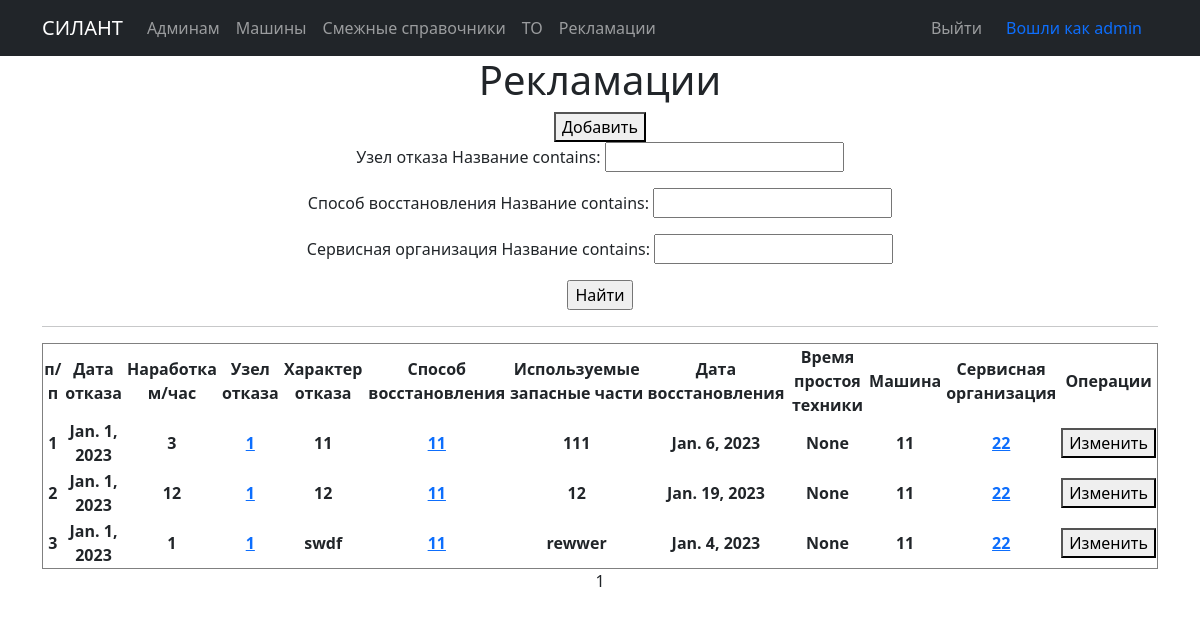
Before: /cars/сomplaints/ (signed in) with the older database file.
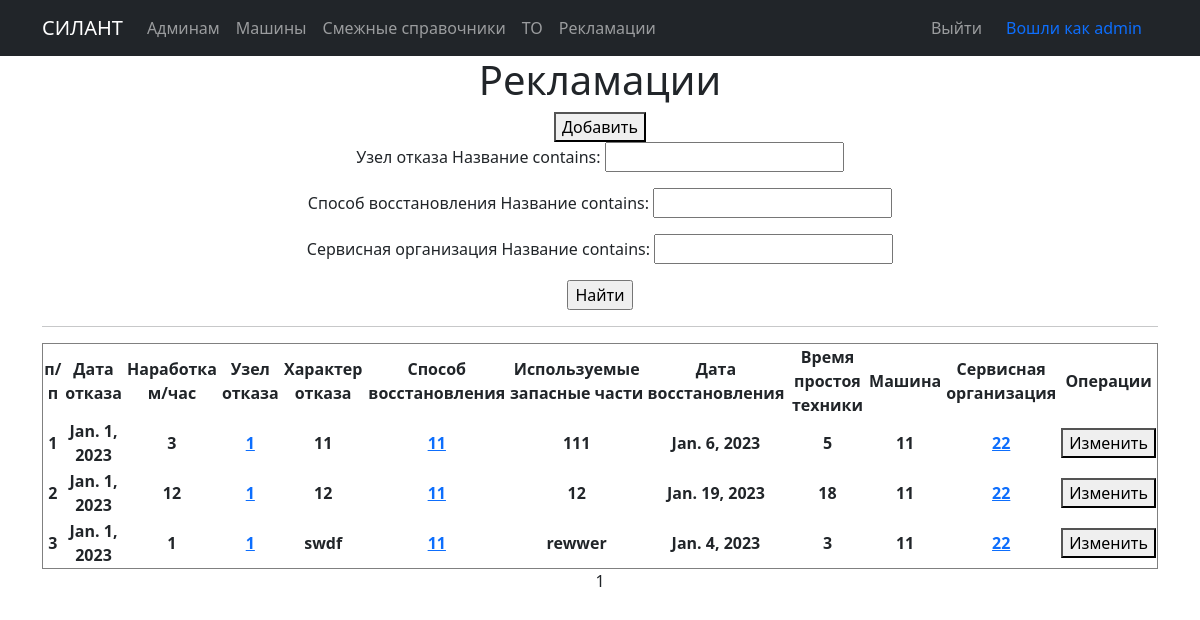
After: the same page with the newer database file.
### silant/models.py (models this page shows, shortened)
class Complaints(models.Model):
    date_of_refusal = models.DateField(verbose_name='Дата отказа')
    operating_time = models.IntegerField(verbose_name='Наработка м/час')
    failure_node = models.ForeignKey(Failure_node, on_delete=models.CASCADE, verbose_name='Узел отказа')
    description_failure = models.TextField(max_length=1024, verbose_name='Характер отказа')
    recovery_method = models.ForeignKey(Recovery_method, on_delete=models.CASCADE, verbose_name='Способ восстановления')
    parts_used = models.TextField(verbose_name='Используемые запасные части')
    date_of_restoration = models.DateField(verbose_name='Дата восстановления')
    equipment_downtime = models.IntegerField(verbose_name='Время простоя техники', null = True, blank=True, editable=False)
    car = models.ForeignKey(Car, on_delete=models.CASCADE, verbose_name='Машина')
    service_company = models.ForeignKey(Service_company, on_delete=models.CASCADE, verbose_name='Сервисная организация')
    class Meta:
        verbose_name = 'Рекламации'
        verbose_name_plural = 'Рекламации'
        ordering = ['date_of_refusal']

class Base_dictionary(models.Model):
    name = models.TextField(unique=True, verbose_name='Название')
    description = models.TextField(blank=True, verbose_name='Описание')
    class Meta:
        abstract = True
    def __str__(self):
        return f'{self.name}'

class Failure_node(Base_dictionary):
    class Meta:
        verbose_name = 'Узел отказа'
        verbose_name_plural = 'Узлы отказа'

class Recovery_method(Base_dictionary):
    class Meta:
        verbose_name = 'Способ восстановления'
        verbose_name_plural = 'Способы восстановления'

class Car(models.Model):
    serial_number = models.TextField(max_length=30, unique=True, db_index=True, verbose_name='Зав. № машины')
    technique_model = models.ForeignKey(Technique_model, on_delete=models.CASCADE, db_index=True, verbose_name='Модель техники')
    engine_model = models.ForeignKey(Engine_model, on_delete=models.CASCADE, db_index=True, verbose_name='Модель двигателя')
    engine_number = models.TextField(max_length=30, verbose_name='Зав. № двигателя')
    transmission_model = models.ForeignKey(Transmission_model, on_delete=models.CASCADE, db_index=True, verbose_name='Модель трансмиссии')
    transmission_number = models.TextField(max_length=50, verbose_name='Зав. № трансмиссии')
    drive_axle_model = models.ForeignKey(Drive_axle_model, on_delete=models.CASCADE, db_index=True, verbose_name='Модель ведущего моста')
    drive_axle_number = models.TextField(max_length=50, verbose_name='Зав. № ведущего моста')
    steerable_axle_model = models.ForeignKey(Steerable_axle_model, on_delete=models.CASCADE, db_index=True, verbose_name='Модель управляемого моста')
    steerable_axle_number = models.TextField(max_length=50, verbose_name='Зав. № управляемого моста')
    supply_contract = models.TextField(max_length=50, blank=True, verbose_name='Договор поставки №, дата.')
    shipping_date = models.DateField(db_index=True, verbose_name='Дата отгрузки с завода')
    consignee = models.TextField(max_length=50, blank=True, verbose_name='Грузополучатель (конечный потребитель)')
    delivery_address = models.TextField(max_length=150, blank=True, verbose_name='Адрес поставки (эксплуатации)')
    equipment = models.TextField(max_length=150, blank=True, verbose_name='Комплектация (доп. опции)')
    client = models.ForeignKey(User, on_delete=models.CASCADE, null=True, blank=True, verbose_name='Клиент')
    service_company = models.ForeignKey(Service_company, on_delete=models.CASCADE, blank=True, verbose_name='Сервисная организация')
    def __str__(self):
        return f'{self.serial_number}'
    class Meta:
        verbose_name = 'Машины'
        verbose_name_plural = 'Машины'
        ordering = ['shipping_date']

class Service_company(Base_dictionary):
    user = models.OneToOneField(User, on_delete=models.CASCADE, verbose_name='Имя пользователя')
    class Meta:
        verbose_name = 'Сервисная компания'
        verbose_name_plural = 'Сервисные компании'

### silant/views.py (called while the page is built)
    def get_queryset(self):
        queryset = super().get_queryset()
        self.filterset = ComplaintsFilter(self.request.GET, queryset)
        return self.filterset.qs

    def get_context_data(self, **kwargs):
        context = super().get_context_data(**kwargs)
        context['filterset'] = self.filterset
        return context

### templates/Complaints/Complaints.html (shortened to what this page needs)
{% extends 'flatpages/default.html' %}
{% block content %}
   <h1>Рекламации</h1>
   <button onclick=location.href="/cars/сomplaints/create"> Добавить</button>
   <form action="" method="get">
        {{ filterset.form.as_p }}
        <input type="submit" value="Найти" />
    </form>
   <hr>
   {% if сomplaints %}
       <table border="1" style="text-align:center">
           <tr>
               <td><b>п/п</b></td>
               <td><b>Дата отказа</b></td>
               <td><b>Наработка м/час</b></td>
               <td><b>Узел отказа</b></td>
               <td><b>Характер отказа</b></td>
               <td><b>Способ восстановления</b></td>
               <td><b>Используемые запасные части</b></td>
               <td><b>Дата восстановления</b></td>
               <td><b>Время простоя техники</b></td>
               <td><b>Машина</b></td>
               <td><b>Сервисная организация</b></td>
               <td><b>Операции</b></td>
           </tr>
           {% for сomplaint in сomplaints %}
           <tr>
                <td><b>{{ сomplaint.id }}</b></td>
                <td><b>{{ сomplaint.date_of_refusal }}</b></td>
                <td><b>{{ сomplaint.operating_time }}</b></td>
                <td><b><a href="dictionary/failureNode/{{сomplaint.failure_node.id}}/">{{ сomplaint.failure_node }}</a></b></td>
                <td><b>{{ сomplaint.description_failure }}</b></td>
                <td><b><a href="dictionary/recoveryMethod/{{сomplaint.recovery_method.id}}/">{{ сomplaint.recovery_method }}</a></b></td>
                <td><b>{{ сomplaint.parts_used }}</b></td>
                <td><b>{{ сomplaint.date_of_restoration }}</b></td>
                <td><b>{{ сomplaint.equipment_downtime }}</b></td>
                <td><b>{{ сomplaint.car }}</b></td>
                <td><b><a href="dictionary/serviceCompany/{{сomplaint.service_company.id}}/">{{ сomplaint.service_company }}</a></b></td>
                <td><button onclick=location.href="/cars/сomplaints/edit/{{сomplaint.id}}">Изменить</button></td>
           </tr>
           {% endfor %}
       </table>
   {% else %}
       <h2>Данных пока нет!</h2>
   {% endif %}
   {{ page_obj.number }}
{% endblock content %}

Changed rows visible on the page:
changed Complaints "Jan. 6, 2023": equipment_downtime "None" → "5"
changed Complaints "Jan. 19, 2023": equipment_downtime "None" → "18"
changed Complaints "swdf": equipment_downtime "None" → "3"
